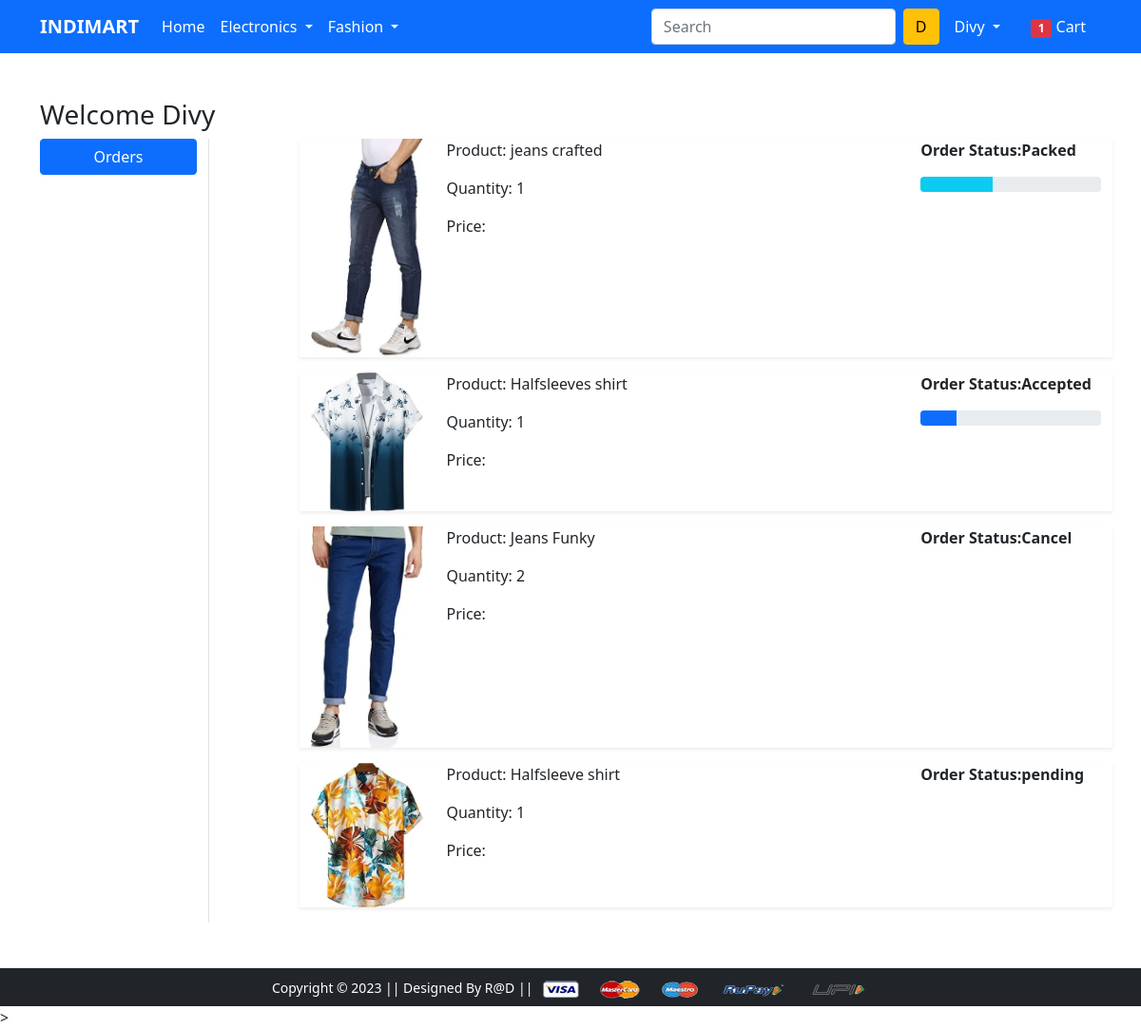
/orders/ (signed in), run on the app's committed database.
### app/models.py (models this page shows)
class OrderPlaced(models.Model):
    user=models.ForeignKey(User,on_delete=models.CASCADE)
    customer=models.ForeignKey(Customer,on_delete=models.CASCADE)
    product=models.ForeignKey(Product,on_delete=models.CASCADE)
    quantity=models.PositiveIntegerField(default=1)
    ordered_date=models.DateTimeField(auto_now_add=True)
    status=models.CharField(max_length=50,choices=STATUS_CHOICES,default='pending')

class Product(models.Model):
    title = models.CharField(max_length=100)
    selling_price = models.FloatField()
    discounted_price = models.FloatField()
    description = models.TextField()
    brand = models.CharField(max_length=100)
    category = models.CharField(choices=CATEGORY_CHOICES, max_length=2)
    product_image = models.ImageField(upload_to='productimg')

### app/views.py (the view)
# urls.py: path('orders/', views.orders, name='orders'),
@login_required
def orders(request):
 totalitem=0
 op = OrderPlaced.objects.filter(user=request.user)
 if request.user.is_authenticated:
   totalitem=len(Cart.objects.filter(user=request.user))
 return render(request, 'app/orders.html',{'order_placed':op,'totalitem':totalitem})

### app/templates/app/orders.html (shortened to what this page needs)
{% extends 'app/base.html' %}
{% load static %}
{% block main-content %}
<div class="container my-5">
 <div class="row">
    <h3>Welcome {{request.user.username|capfirst}}</h3>
        <div class="col-sm-2 border-end">
            <ul class="list-unstyled">
            <li class="d-grid"><a href="{% url 'orders' %}" class="btn btn-primary">Orders</a></li>
            </ul>
        </div>
        <div class="col-sm-9 offset-sm-1">
            {% for op in order_placed %}
                <div class="row shadow-sm mb-3">
                    <div class="col-sm-2">
                        <img src="{{op.product.product_image.url}}" alt="" srcset="" class="img-fluid" height="150" width="150">
                    </div>
                    <div class="col-sm-7">
                        <p>Product: {{op.product.title}}</p>
                        <p>Quantity: {{op.quantity}}</p>
                        <p>Price: {{op.total_cost}}</p>
                    </div>
                    <div class="col-sm-3 fw-bold">
                        <p>Order Status:{{op.status}}</p>
                        {% if op.status == 'Accepted' %}
                            <div class="progress">
                                <div class="progress-bar" role="progressbar" style="width:20%" aria-valuenow="20" aria-valuemin="0" aria-valuemax="100"></div>
                            </div>
                        {% endif %}
                        {% if op.status == 'Packed' %}
                            <div class="progress">
                                <div class="progress-bar bg-info" role="progressbar" style="width:40%" aria-valuenow="40" aria-valuemin="0" aria-valuemax="100"></div>
                            </div>
                        {% endif %}
                    </div>
                </div>
            {% endfor %}
        </div>
    </div>
</div>
{% endblock main-content %}

### app/templates/app/base.html (shortened to what this page needs)
<!doctype html>
{% load static %}
<html lang="en">
  <head>
    <link href="https://cdn.jsdelivr.net/npm/bootstrap@5.0.0-beta1/dist/css/bootstrap.min.css" rel="stylesheet">
    <link rel="stylesheet" href="{% static 'app/css/owl.carousel.min.css' %}">
    <link rel="stylesheet" href="{% static 'app/css/all.min.css' %}">
    <link rel="stylesheet" href="{% static 'app/css/style.css' %}">
  </head>
  <body>
    <nav class="navbar navbar-expand-lg navbar-dark bg-primary">
     <div class="container">
       <a class="navbar-brand fw-bold" href="/">INDIMART</a>
       <div class="collapse navbar-collapse" id="navbarSupportedContent">
         <ul class="navbar-nav me-auto mb-2 mb-lg-0">
           <li class="nav-item">
             <a class="nav-link active" aria-current="page" href="/">Home</a>
           </li>
           <li class="nav-item dropdown">
             <a class="nav-link dropdown-toggle text-white" href="#" id="electronicsDropdown" role="button" data-bs-toggle="dropdown" aria-expanded="false">
               Electronics
             </a>
           </li>
           <li class="nav-item dropdown">
             <a class="nav-link dropdown-toggle text-white" href="#" id="fashionDropdown" role="button" data-bs-toggle="dropdown" aria-expanded="false">
               Fashion
             </a>
           </li>
         </ul>
         <form class="d-flex" >
           <input class="form-control me-2" type="search" placeholder="Search" aria-label="Search">
           <button class="btn btn-warning" type="submit">{{request.user.username|slice:"1"|capfirst}}</button>
         </form>
         <div>
          <ul class="navbar-nav me-auto mb-2 mb-lg-0">
          {% if request.user.is_authenticated %}
           <li class="nav-item dropdown mx-2">
              <a class="nav-link dropdown-toggle text-white" href="#" id="profileDropdown" role="button" data-bs-toggle="dropdown" aria-expanded="false">
                {{request.user.username|capfirst}}
              </a>
            </li>
            <li class="nav-item mx-2">
             <a href="{% url 'showcart' %}" class="nav-link text-white"><span class="badge bg-danger">{{totalitem}}</span> Cart </a>
            </li>
            {% endif %}
          </ul>
         </div>
       </div>
     </div>
    </nav>
    {% block main-content %} {% endblock main-content %}
    <footer class="container-fluid bg-dark text-center p-2 mt-5">
        <small class="text-white">Copyright &copy; 2023 || Designed By R@D || </small   >
        <img src="{% static 'app/images/payment.png' %}" alt="" srcset="" class="img-fluid" height="2px">
    </footer>
    >
  </body>
</html>

### data on the page
OrderPlaced: product.product_image (picture), product "jeans crafted", quantity "1", status "Packed"
OrderPlaced: product.product_image (picture), product "Halfsleeves shirt", quantity "1", status "Accepted"
OrderPlaced: product.product_image (picture), product "Jeans Funky", quantity "2", status "Cancel"
OrderPlaced: product.product_image (picture), product "Halfsleeve shirt", quantity "1", status "pending"

### other printed values
{{ request.user.username|slice:"1"|capfirst }} "D"
{{ request.user.username|capfirst }} "Divy"
{{ totalitem }} "1"
